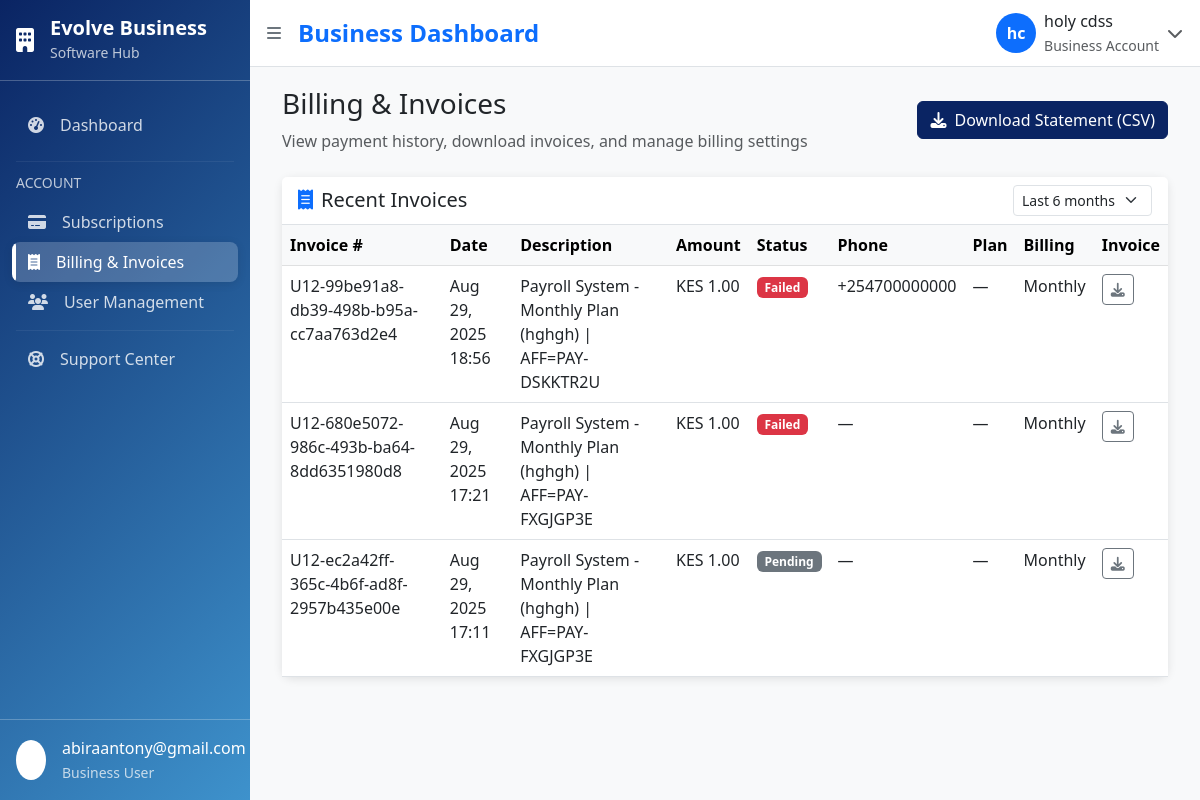
Screenshot of /business-billing/ (signed in) with the database file from the repository.
### App/models.py (models this page shows, shortened)
class PaymentRecord(models.Model):
    STATUS_CHOICES = [
        ('initiated', 'Initiated'),
        ('completed', 'Completed'),
        ('failed', 'Failed'),
    ]
    user = models.ForeignKey(User, on_delete=models.CASCADE, related_name='payments')
    order_id = models.CharField(max_length=100, db_index=True)  # our merchant reference/id
    provider_tracking_id = models.CharField(max_length=100, blank=True)
    amount = models.DecimalField(max_digits=10, decimal_places=2)
    currency = models.CharField(max_length=10, default='KES')
    description = models.TextField(blank=True)
    phone_number = models.CharField(max_length=20, blank=True)  # payer MSISDN if available
    plan_name = models.CharField(max_length=100, blank=True, default='')
    billing = models.CharField(max_length=20, blank=True, default='monthly')  # monthly|yearly
    payment_method = models.CharField(max_length=50, blank=True, default='')  # mpesa|card|bank (if available)
    provider_status = models.CharField(max_length=30, blank=True, default='')
    status = models.CharField(max_length=20, choices=STATUS_CHOICES, default='initiated')
    created_at = models.DateTimeField(auto_now_add=True)
    updated_at = models.DateTimeField(auto_now=True)

### App/views.py (the view)
# urls.py: path('business-billing/', views.business_billing, name='business-billing'),
@login_required
def business_billing(request):
    payments = []
    try:
        from App.models import PaymentRecord
        payments = PaymentRecord.objects.filter(user=request.user).order_by('-created_at')[:50]
    except Exception:
        payments = []
    return render(request, 'dashboards/business/pages/billing-history.html', { 'payments': payments })

### App/reseller/context_processors.py (called while the page is built)
def reseller_context(request):
    context = {}
    if request.user.is_authenticated:
        try:
            reseller = Reseller.objects.get(user=request.user)
            context['partner_code'] = reseller.referral_code
            context['reseller'] = reseller
        except Reseller.DoesNotExist:
            pass
    return context

### templates/dashboards/business/pages/billing-history.html (shortened to what this page needs)
{% extends 'dashboards/business/layouts/business-base.html' %}
{% block content %}
<div class="billing-page container-fluid">
    <div class="row mb-4">
        <div class="col-12">
            <div class="d-flex justify-content-between align-items-center">
                <div>
                    <h3 class="mb-2">Billing & Invoices</h3>
                    <p class="text-muted mb-0">View payment history, download invoices, and manage billing settings</p>
                </div>
<div class="d-flex gap-2">
                    <a href="{% url 'business-billing-export' %}" class="btn btn-primary">
                        <i class="fas fa-download me-2"></i>Download Statement (CSV)
                    </a>
                </div>
            </div>
        </div>
    </div>
    <div class="row mb-4">
        <div class="col-12">
            <div class="card">
                <div class="card-header bg-white border-bottom">
                    <div class="d-flex justify-content-between align-items-center">
                        <h5 class="mb-0">
                            <i class="fas fa-receipt text-primary me-2"></i>Recent Invoices
                        </h5>
                        <div class="d-flex gap-2">
                            <select class="form-select form-select-sm" style="width: auto;">
                                <option>Last 6 months</option>
                            </select>
                        </div>
                    </div>
                </div>
                <div class="card-body p-0">
                    <div class="table-responsive">
<table class="table table-hover mb-0 responsive-stack">
                            <thead class="table-light">
                                <tr>
                                    <th>Invoice #</th>
                                    <th>Date</th>
                                    <th>Description</th>
                                    <th>Amount</th>
<th>Status</th>
                                    <th>Phone</th>
                                    <th>Plan</th>
<th>Billing</th>
                                    <th>Invoice</th>
                                </tr>
                            </thead>
                            <tbody>
                                {% if payments %}
                                    {% for p in payments %}
                                    <tr>
                                        <td>{{ p.order_id }}</td>
                                        <td>{{ p.created_at|date:'M d, Y H:i' }}</td>
                                        <td>{{ p.description|default:'Payment' }}</td>
                                        <td>KES {{ p.amount }}</td>
<td>
                                            {% if p.status == 'completed' %}
                                                <span class="badge bg-success">Paid</span>
                                            {% elif p.status == 'failed' %}
                                                <span class="badge bg-danger">Failed</span>
                                            {% else %}
                                                <span class="badge bg-secondary">Pending</span>
                                            {% endif %}
                                        </td>
                                        <td>{{ p.phone_number|default:'—' }}</td>
                                        <td>{{ p.plan_name|default:'—' }}</td>
<td>{{ p.billing|default:'—'|title }}</td>
                                        <td>
                                            <a href="{% url 'business-invoice-download' p.order_id %}" class="btn btn-sm btn-outline-secondary" title="Download invoice">
                                                <i class="fas fa-download"></i>
                                            </a>
                                        </td>
                                    </tr>
                                    {% endfor %}
                                {% else %}
                                <tr>
<td colspan="8" class="text-center text-muted py-4">
                                        No invoices available yet.
                                    </td>
                                </tr>
                                {% endif %}
                            </tbody>
                        </table>
                    </div>
                </div>
            </div>
        </div>
    </div>
</div>
{% endblock %}

### templates/dashboards/business/layouts/business-base.html (shortened to what this page needs)
<!DOCTYPE html>
<html lang="en">
<head>
    {% load static %}
    <link href="https://cdn.jsdelivr.net/npm/bootstrap@5.3.0/dist/css/bootstrap.min.css" rel="stylesheet">
    <link rel="stylesheet" href="https://cdnjs.cloudflare.com/ajax/libs/font-awesome/6.4.0/css/all.min.css">
    <link href="{% static 'business/css/mobile-navigation.css' %}" rel="stylesheet">
</head>
<body>
    <div class="main-wrapper">
        {% include 'dashboards/business/layouts/includes/business-sidebar.html' %}
        <div class="main-content" id="main-content">
            {% include 'dashboards/business/layouts/includes/business-header.html' %}
            <main class="content-area">
                {% block content %}{% endblock %}
            </main>
        </div>
    </div>
</body>
</html>

### templates/dashboards/business/layouts/includes/business-sidebar.html (shortened to what this page needs)
<aside class="sidebar bg-primary text-white" id="sidebar">
    <div class="sidebar-content h-100 d-flex flex-column">
        <div class="sidebar-header p-3 border-bottom border-light border-opacity-25">
            <div class="d-flex align-items-center">
                <i class="fas fa-building text-white me-3 fs-4"></i>
                <div class="logo-text">
                    <h5 class="mb-0 fw-bold">Evolve Business</h5>
                    <small class="text-light opacity-75">Software Hub</small>
                </div>
            </div>
        </div>
        <nav class="sidebar-nav flex-grow-1 py-3">
            <ul class="nav flex-column">
                <li class="nav-item">
                    <a class="nav-link d-flex align-items-center py-3 px-3 {% if request.resolver_match.url_name == 'business-dashboard' %}active{% endif %}"
                       href="{% url 'business-dashboard' %}">
                        <i class="fas fa-tachometer-alt me-3"></i>
                        <span class="nav-text">Dashboard</span>
                    </a>
                </li>
                <li class="nav-divider">
                    <hr class="border-light border-opacity-25 mx-3 my-2">
                </li>
                <li class="nav-item">
                    <div class="nav-section-title px-3 mb-2">
                        <small class="text-light opacity-75 fw-medium">ACCOUNT</small>
                    </div>
                </li>
                <li class="nav-item">
                    <a class="nav-link d-flex align-items-center py-2 px-3 {% if request.resolver_match.url_name == 'business-subscriptions' %}active{% endif %}"
                       href="{% url 'business-subscriptions' %}">
                        <i class="fas fa-credit-card me-3"></i>
                        <span class="nav-text">Subscriptions</span>
                    </a>
                </li>
                <li class="nav-item">
                    <a class="nav-link d-flex align-items-center py-2 px-3 {% if request.resolver_match.url_name == 'business-billing' %}active{% endif %}"
                       href="{% url 'business-billing' %}">
                        <i class="fas fa-receipt me-3"></i>
                        <span class="nav-text">Billing & Invoices</span>
                    </a>
                </li>
                <li class="nav-item">
                    <a class="nav-link d-flex align-items-center py-2 px-3 {% if request.resolver_match.url_name == 'business-users' %}active{% endif %}"
                       href="{% url 'business-users' %}">
                        <i class="fas fa-users me-3"></i>
                        <span class="nav-text">User Management</span>
                    </a>
                </li>
                <li class="nav-divider">
                    <hr class="border-light border-opacity-25 mx-3 my-2">
                </li>
                <li class="nav-item">
                    <a class="nav-link d-flex align-items-center py-2 px-3 {% if request.resolver_match.url_name == 'business-support' %}active{% endif %}"
                       href="{% url 'business-support' %}">
                        <i class="fas fa-life-ring me-3"></i>
                        <span class="nav-text">Support Center</span>
                    </a>
                </li>
            </ul>
        </nav>
        <div class="sidebar-footer p-3 border-top border-light border-opacity-25">
            <div class="d-flex align-items-center">
                <div class="bg-white bg-opacity-20 rounded-circle p-2 me-3">
                    <i class="fas fa-user text-white"></i>
                </div>
                <div class="user-info flex-grow-1">
                    <div class="fw-medium">{{ user.username }}</div>
                    <small class="text-light opacity-75">Business User</small>
                </div>
                <a href="{% url 'logout' %}" class="btn btn-link text-white p-1" title="Logout">
                </a>
            </div>
        </div>
    </div>
</aside>

### templates/dashboards/business/layouts/includes/business-header.html (shortened to what this page needs)
<header class="header bg-white border-bottom px-3 py-2">
    <div class="d-flex justify-content-between align-items-center">
        <div class="d-flex align-items-center">
            <button class="btn btn-link p-0 me-3" onclick="toggleSidebar()" id="sidebar-toggle">
                <i class="fas fa-bars text-secondary"></i>
            </button>
            <h4 class="mb-0 text-primary fw-bold">
                {% block page_title %}Business Dashboard{% endblock %}
            </h4>
        </div>
        <div class="d-flex align-items-center gap-3">
            <div class="dropdown">
                <button class="btn btn-link p-0 d-flex align-items-center text-decoration-none"
                        type="button" data-bs-toggle="dropdown" aria-expanded="false">
                    <div class="bg-primary rounded-circle d-flex align-items-center justify-content-center me-2"
                         style="width: 40px; height: 40px;">
                        {% if user.first_name %}
                            <span class="text-white fw-bold">{{ user.first_name.0 }}{{ user.last_name.0 }}</span>
                        {% else %}
                            <i class="fas fa-user text-white"></i>
                        {% endif %}
                    </div>
                    <div class="text-start d-none d-md-block">
                        <div class="fw-medium text-dark">
                            {% if user.first_name %}
                                {{ user.first_name }} {{ user.last_name }}
                            {% else %}
                                {{ user.username }}
                            {% endif %}
                        </div>
                        <small class="text-muted">Business Account</small>
                    </div>
                    <i class="fas fa-chevron-down text-muted ms-2"></i>
                </button>
            </div>
        </div>
    </div>
</header>

### static/business/css/mobile-navigation.css (style rules this page uses)
@media (min-width: 992px) { .main-content { margin-left: var(--sidebar-width, 250px) !important; } }

### templates/dashboards/business/layouts/business-base.html (style rules this page uses)
:root { --primary-color: #0a2463; --secondary-color: #3e92cc; --accent-color: #fffaff; --text-color: #333; --sidebar-width: 250px; }
body { font-family: 'Segoe UI', Tahoma, Geneva, Verdana, sans-serif; background-color: #f8f9fa; }
.main-wrapper { display: flex; min-height: 100vh; }
.main-content { flex: 1; margin-left: var(--sidebar-width); transition: margin-left 0.3s ease; }
.content-area { padding: 20px; }
.card { border: none; border-radius: 10px; box-shadow: 0 2px 10px rgba(0,0,0,0.1); transition: transform 0.2s ease, box-shadow 0.2s ease; }
.btn-primary { background-color: var(--primary-color); border-color: var(--primary-color); }

### templates/dashboards/business/layouts/includes/business-sidebar.html (style rules this page uses)
.sidebar { position: fixed; top: 0; left: 0; height: 100vh; width: var(--sidebar-width); z-index: 1030; background: linear-gradient(135deg, var(--primary-color) 0%, var(--secondary-color) 100%); transition: width 0.3s ease, transform 0.3s ease; overflow-x: hidden; }
.nav-link { color: rgba(255, 255, 255, 0.8); transition: all 0.2s ease; border-radius: 8px; margin: 0 12px; text-decoration: none; position: relative; overflow: hidden; }
.nav-link.active { background-color: rgba(255, 255, 255, 0.2); color: white; box-shadow: 0 2px 10px rgba(0, 0, 0, 0.1); }
.nav-link.active::before { content: ''; position: absolute; left: 0; top: 0; bottom: 0; width: 4px; background-color: white; border-radius: 0 4px 4px 0; }
.nav-section-title { transition: opacity 0.3s ease; }
.sidebar-header .logo-text, .nav-text, .user-info { transition: opacity 0.3s ease, visibility 0.3s ease; }
.nav-divider { transition: opacity 0.3s ease, visibility 0.3s ease; }

### templates/dashboards/business/layouts/includes/business-header.html (style rules this page uses)
.header { position: sticky; top: 0; z-index: 1020; backdrop-filter: blur(10px); }

### rows the page displays
PaymentRecord: order_id "U12-99be91a8-db39-498b-b95a-cc7aa763d2e4", created_at "Aug 29, 2025 18:56", description "Payroll System - Monthly Plan (hghgh) | AFF=PAY-DSKKTR2U", amount "1.00", status "Failed", phone_number "+254700000000", plan_name "—", billing "Monthly"
PaymentRecord: order_id "U12-680e5072-986c-493b-ba64-8dd6351980d8", created_at "Aug 29, 2025 17:21", description "Payroll System - Monthly Plan (hghgh) | AFF=PAY-FXGJGP3E", amount "1.00", status "Failed", phone_number "—", plan_name "—", billing "Monthly"
PaymentRecord: order_id "U12-ec2a42ff-365c-4b6f-ad8f-2957b435e00e", created_at "Aug 29, 2025 17:11", description "Payroll System - Monthly Plan (hghgh) | AFF=PAY-FXGJGP3E", amount "1.00", status "Pending", phone_number "—", plan_name "—", billing "Monthly"

### other values shown
{{ user.username }} "abiraantony@gmail.com"
{{ user.first_name.0 }} "h"
{{ user.last_name.0 }} "c"
{{ user.first_name }} "holy"
{{ user.last_name }} "cdss"
